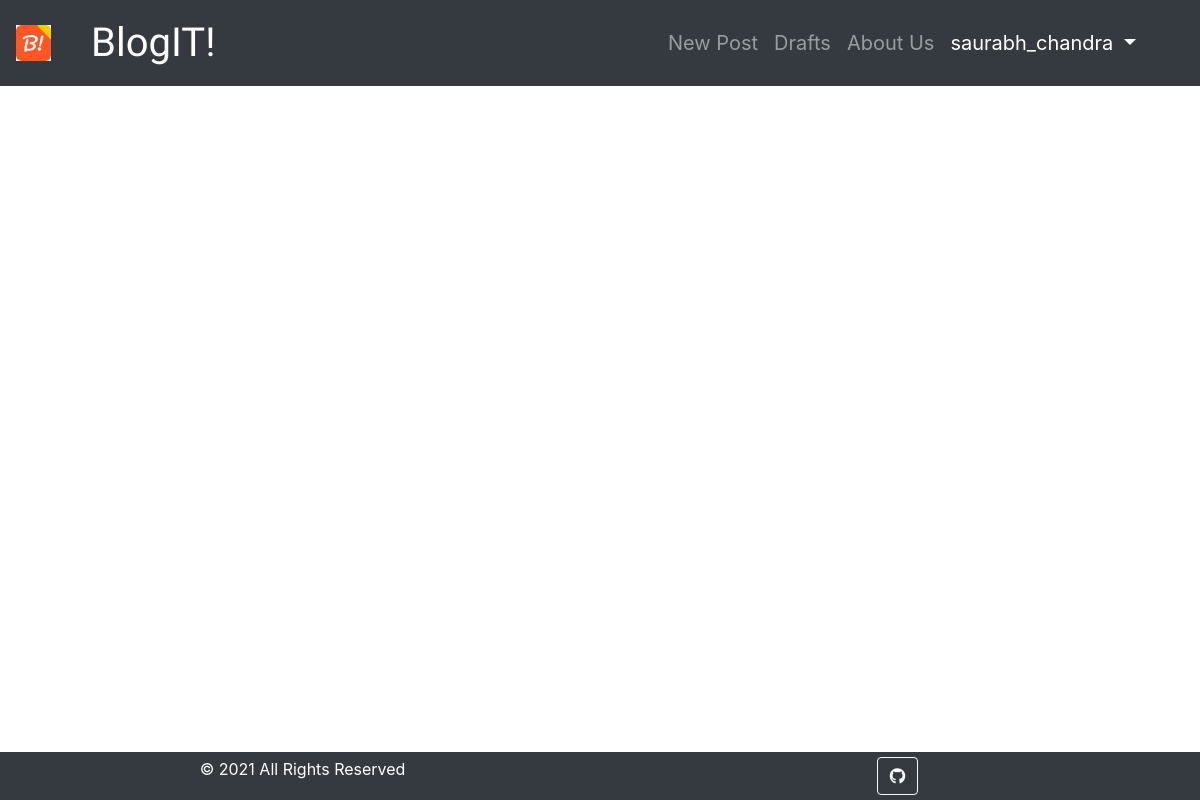
/drafts/ (signed in), run on an earlier commit of the app's database.
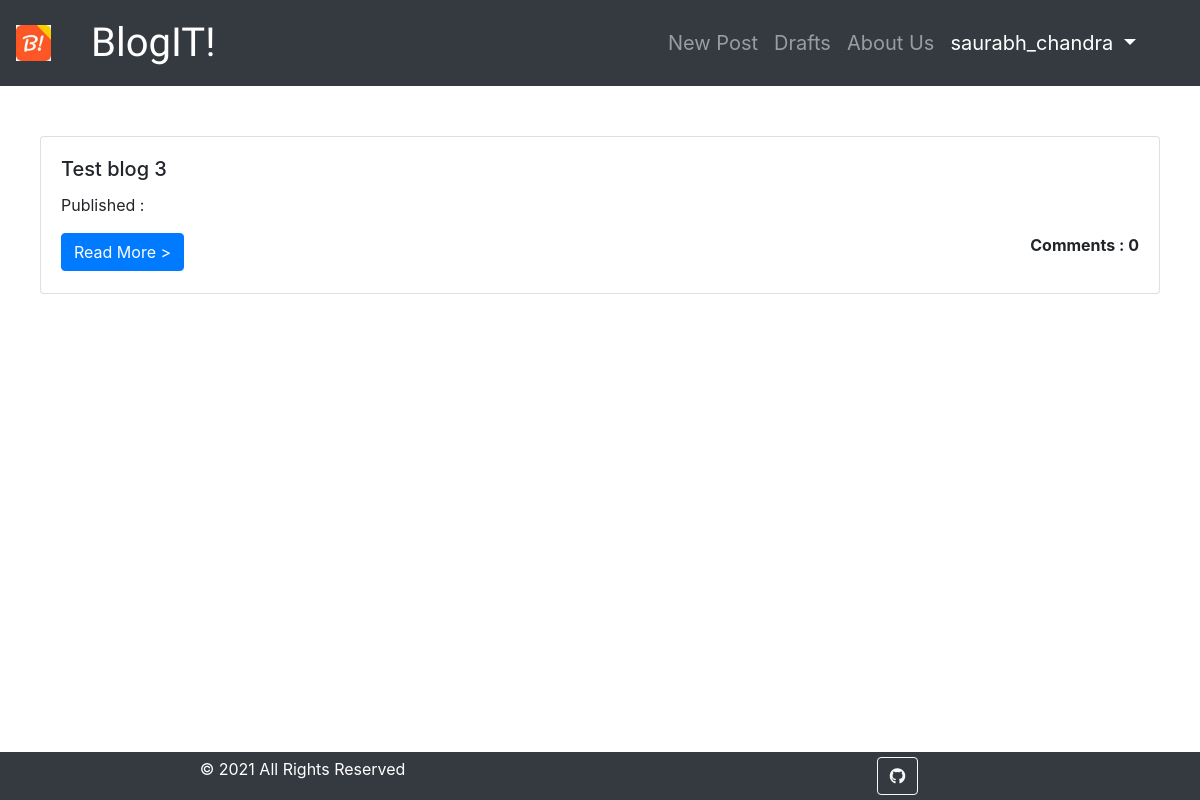
And on a later commit of the database.
### blog/models.py (models this page shows, shortened)
class Post(models.Model):
    author = models.ForeignKey('auth.User', on_delete=models.CASCADE)
    title = models.CharField(max_length=200)
    text = models.TextField()
    created_date = models.DateTimeField(default=timezone.now)
    published_date = models.DateTimeField(blank=True,null=True)
    def approve_comments(self):
        return self.comments.filter(approved_comment=True)

### blog/views.py (the view)
# urls.py: url(r'^drafts/$',views.DraftListView.as_view(),name='post_draft_list'),
class DraftListView(LoginRequiredMixin,ListView):
    login_url = '/login/'
    redirect_field_name = 'blog/post_list.html'
    model = Post
    def get_queryset(self):
        return Post.objects.filter(published_date__isnull=True).order_by('created_date')

### blog/templates/blog/post_list.html
{% extends 'blog/base.html' %}
{% block content %}
    {% for post in post_list %}
        <div class="card" style="width: auto; margin-top: 40px;">
            <div class="card-body">
                <h5 class="card-title">{{ post.title }}</h5>
                <div class="date">
                    <p>Published : {{post.published_date|date:"d M Y "}}</p>
                </div>
                <a href="{% url 'post_detail' pk=post.pk %}" class="btn btn-primary">Read More ></a>
                <p class="float-right"><b>Comments : {{post.approve_comments.count}}</b></p>
            </div>
        </div>
    {% endfor %}
{% endblock content %}

What changed in the data, as far as the page shows it:
added Post: title "Test blog 3", approve_comments.count "0"
